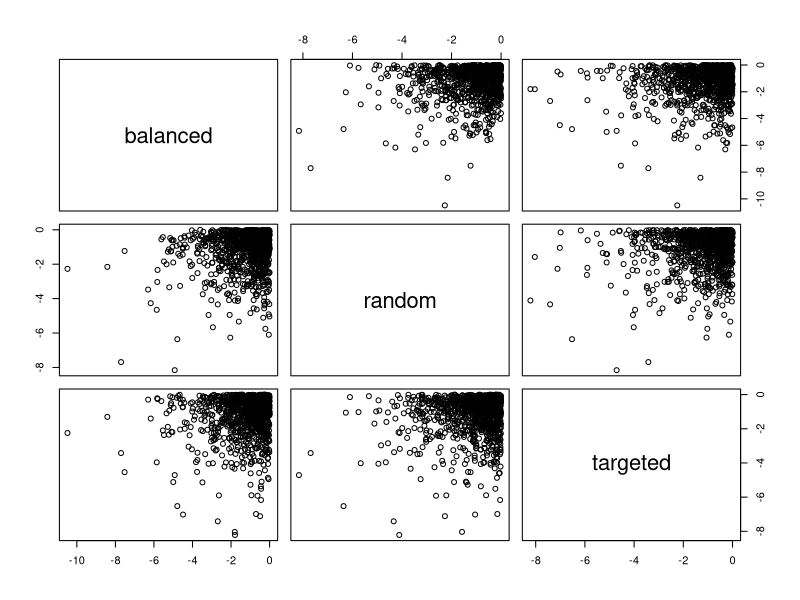
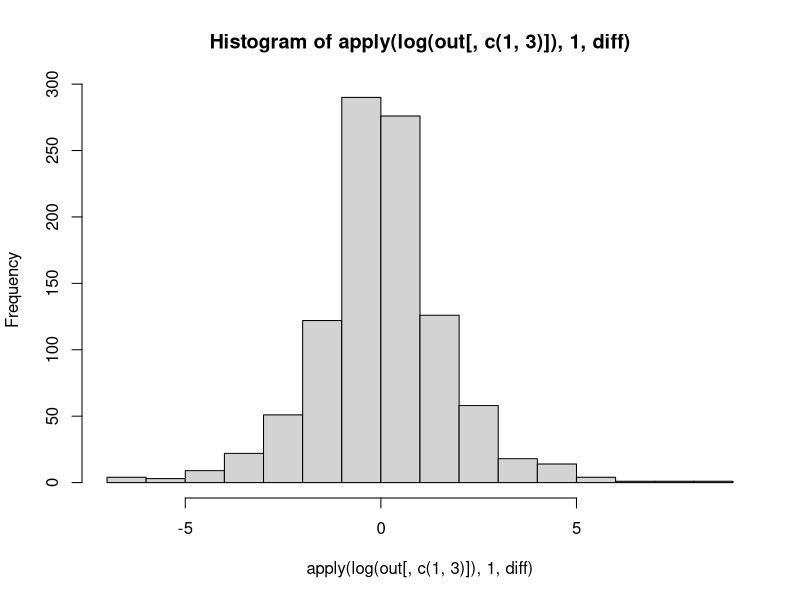

R code for these plots, in order:
p <- 3
n <- 2^(p+1)

test_assignment <- function(p){
  
  bc <- rnorm(p, 1, 1)
  
  x <- as.matrix(expand.grid(rep(list(0:1), p+1)))
  xc <- x[,-1]
  x1f <- x[,1] #balanced across subcats
  x2f <- sample(x1f) #random across subcats
  x3f <- xc_max <- xc[,which.max(abs(bc))]
  x3f[xc_max == 0] <- sample(rep(c(0,1), 2^(p-1)))
  x3f[xc_max == 1] <- sample(rep(c(0,1), 2^(p-1)))
  
  
  yc <- xc %*% t(t(bc))
  bf <- 1
  e <- rnorm(n, sd = sqrt(var(yc) * 9))
  ye <- yc + e
  y1e <- x1f * bf + ye
  y2e <- x2f * bf + ye
  y3e <- x3f * bf + ye
  
  return(c(balanced = summary(lm(y1e ~ cbind(x1f, xc)))$coefficients[2,4],
           random = summary(lm(y2e ~ cbind(x2f, xc)))$coefficients[2,4],
           targeted = summary(lm(y3e ~ cbind(x3f, xc)))$coefficients[2,4]))
}

nrep <- 1E3
out <- t(replicate(nrep, test_assignment(p)))
pairs(log(out))
hist(apply(log(out[,c(1,3)]), 1, diff)) #positive values indicate lower pvals in balanced group
mean(apply(log(out[,c(1,3)]), 1, diff) > 0)

